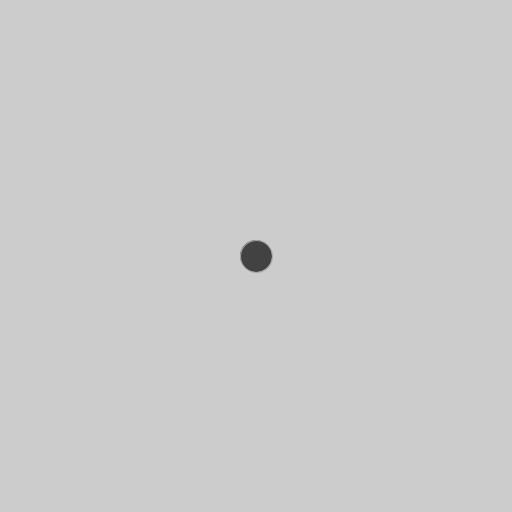
Frame 1 (no input)
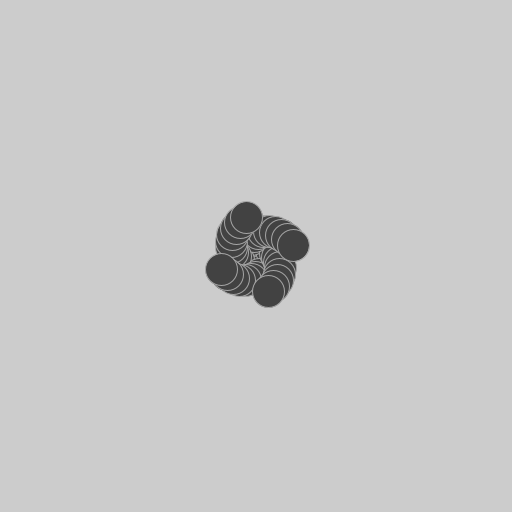
Frame 60 (the mouse pressed at the canvas centre just before this capture)
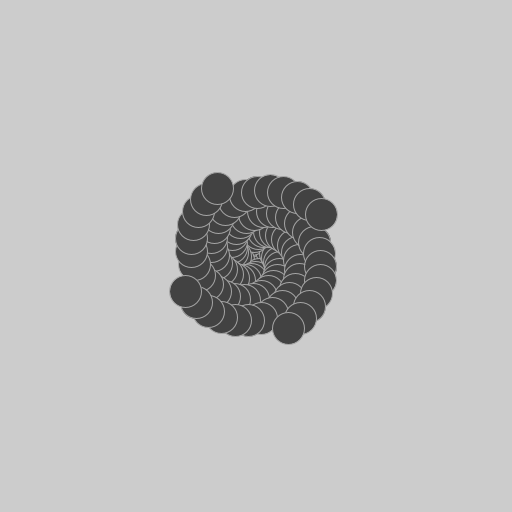
Frame 120 (the mouse held since frame 60 and released just before this capture)

The Processing sketch that drew these frames (run headless with seeded random() and noise(); from frame 60 on, the mouse is pressed at the canvas centre):

// Processing sketch: ANI2012H22_Spiral3
// ── ANI2012H22_Spiral3.pde
// ANI2012H22_Spiral3.pde
// Technique similaire à l'exemple Spiral2 mais avec variation aléatoire de la valeur incrémentale de l'angle et de l'amplitude.

// paramètres
int duration = 500;

float radius = 32.0f;
float offsetAngle = 0.5f;
float offsetAmplitude = 0.5f;

boolean randomOffset = true;

// variables
float angle;
float amplitude;

float positionX;
float positionY;

float centerX;
float centerY;

int frame;

void setup()
{
  size(512, 512);
  ellipseMode(CENTER);
  stroke(random(0.0f, 256.0f));
  fill(random(0.0f, 256.0f));

  centerX = width / 2.0f;
  centerY = height / 2.0f;

  frame = 0;
  amplitude = 0;

  if (randomOffset)
  {
    offsetAngle = random(0.1f, 5.0f);
    offsetAmplitude = random(0.25f, 2.0f);
  }
}

void draw()
{
  positionX = centerX + cos(angle) * amplitude;
  positionY = centerY + sin(angle) * amplitude;

  ellipse(positionX, positionY, radius, radius);

  angle += offsetAngle;
  amplitude += offsetAmplitude;

  if (++frame >= duration)
    setup();
}
